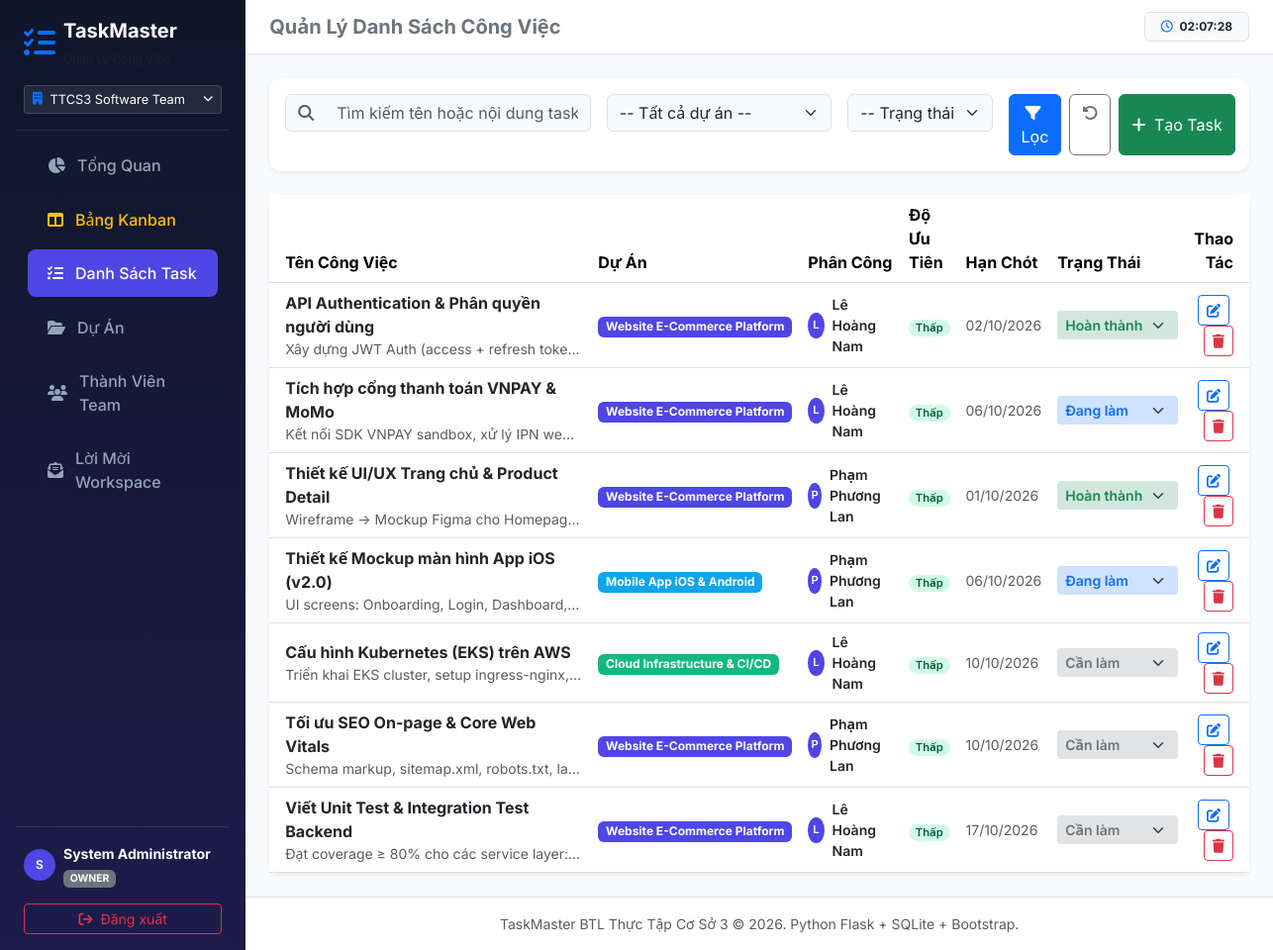
The page /tasks (signed in) on the database its author committed.
### tables this page shows
CREATE TABLE users (
    id           TEXT PRIMARY KEY,                    -- UUID v7
    username     TEXT UNIQUE NOT NULL,
    email        TEXT UNIQUE NOT NULL,
    password_hash TEXT NOT NULL,
    fullname     TEXT NOT NULL,
    avatar_url   TEXT,
    is_active    INTEGER NOT NULL DEFAULT 1,          -- 1=active, 0=disabled
    created_at   TEXT NOT NULL,                       -- ISO-8601 UTC
    updated_at   TEXT NOT NULL
);

CREATE TABLE tasks (
    id              TEXT PRIMARY KEY,                 -- UUID v7
    project_id      TEXT NOT NULL REFERENCES projects(id) ON DELETE CASCADE,
    workspace_id    TEXT NOT NULL REFERENCES workspaces(id) ON DELETE CASCADE,
    title           TEXT NOT NULL,
    description     TEXT,
    assignee_id     TEXT REFERENCES users(id) ON DELETE SET NULL,
    priority        TEXT NOT NULL DEFAULT 'Medium'
                        CHECK(priority IN ('Urgent','High','Medium','Low')),
    status          TEXT NOT NULL DEFAULT 'To Do'
                        CHECK(status IN ('To Do','In Progress','In Review','Completed','Cancelled')),
    due_date        TEXT,                            -- ISO date (YYYY-MM-DD)
    position        INTEGER NOT NULL DEFAULT 0,      -- Ordering within column
    created_by      TEXT NOT NULL REFERENCES users(id),
    created_at      TEXT NOT NULL,
    updated_by      TEXT REFERENCES users(id),
    updated_at      TEXT NOT NULL
);

CREATE TABLE projects (
    id              TEXT PRIMARY KEY,                 -- UUID v7
    workspace_id    TEXT NOT NULL REFERENCES workspaces(id) ON DELETE CASCADE,
    name            TEXT NOT NULL,
    description     TEXT,
    color           TEXT NOT NULL DEFAULT '#4f46e5', -- Hex color
    status          TEXT NOT NULL DEFAULT 'Active'
                        CHECK(status IN ('Active','Archived','Completed')),
    created_by      TEXT NOT NULL REFERENCES users(id),
    created_at      TEXT NOT NULL,
    updated_by      TEXT REFERENCES users(id),
    updated_at      TEXT NOT NULL
);

### app.py (the view)
@app.route('/tasks')
@login_required
def tasks():
    ws_id      = session.get('workspace_id')
    search     = request.args.get('search', '').strip()
    project_id = request.args.get('project_id', '')
    status     = request.args.get('status', '')
    priority   = request.args.get('priority', '')
    conn = get_db_connection()
    projects_list = conn.execute(
        "SELECT * FROM projects WHERE workspace_id = ? ORDER BY name", (ws_id,)
    ).fetchall()
    users_list = conn.execute(
        "SELECT * FROM users ORDER BY fullname"
    ).fetchall()
    query = '''
        SELECT t.*,
               p.name  AS project_name, p.color AS project_color,
               ua.fullname AS assignee_name,
               uc.fullname AS creator_name
        FROM tasks t
        LEFT JOIN projects p  ON t.project_id   = p.id
        LEFT JOIN users ua    ON t.assignee_id   = ua.id
        LEFT JOIN users uc    ON t.created_by    = uc.id
        WHERE t.workspace_id = ?
    '''
    params = [ws_id]
    if search:
        query += " AND (t.title LIKE ? OR t.description LIKE ?)"
        params += [f"%{search}%", f"%{search}%"]
    if project_id:
        query += " AND t.project_id = ?"
        params.append(project_id)
    if status:
        query += " AND t.status = ?"
        params.append(status)
    if priority:
        query += " AND t.priority = ?"
        params.append(priority)
    query += " ORDER BY CASE t.priority WHEN 'Urgent' THEN 1 WHEN 'High' THEN 2 WHEN 'Medium' THEN 3 ELSE 4 END, t.due_date ASC"
    tasks_list = conn.execute(query, params).fetchall()
    conn.close()
    return render_template('tasks.html',
                           tasks=tasks_list,
                           projects=projects_list,
                           users=users_list,
                           search=search,
                           project_id=project_id,
                           status=status,
                           priority=priority)

### templates/tasks.html (shortened to what this page needs)
{% extends 'base.html' %}
{% block header_title %}Quản Lý Danh Sách Công Việc{% endblock %}
{% block content %}
<div class="card border-0 shadow-sm mb-4">
    <div class="card-body">
        <form method="GET" action="{{ url_for('tasks') }}" class="row g-3">
            <div class="col-md-4">
                <div class="input-group">
                    <span class="input-group-text bg-light border-end-0"><i class="fa-solid fa-magnifying-glass text-muted"></i></span>
                    <input type="text" name="search" class="form-control bg-light border-start-0" placeholder="Tìm kiếm tên hoặc nội dung task..." value="{{ search }}">
                </div>
            </div>
            <div class="col-md-3">
                <select name="project_id" class="form-select bg-light">
                    <option value="">-- Tất cả dự án --</option>
                </select>
            </div>
            <div class="col-md-2">
                <select name="status" class="form-select bg-light">
                    <option value="">-- Trạng thái --</option>
                </select>
            </div>
            <div class="col-md-3 d-flex gap-2">
                <button type="submit" class="btn btn-primary flex-grow-1"><i class="fa-solid fa-filter me-1"></i> Lọc</button>
                <a href="{{ url_for('tasks') }}" class="btn btn-outline-secondary"><i class="fa-solid fa-rotate-left"></i></a>
                <button type="button" class="btn btn-success text-nowrap" data-bs-toggle="modal" data-bs-target="#addTaskModal">
                    <i class="fa-solid fa-plus me-1"></i> Tạo Task
                </button>
            </div>
        </form>
    </div>
</div>
<div class="card border-0 shadow-sm">
    <div class="card-body p-0">
        <div class="table-responsive">
            <table class="table table-hover align-middle mb-0">
                <thead>
                    <tr>
                        <th class="ps-3">Tên Công Việc</th>
                        <th>Dự Án</th>
                        <th>Phân Công</th>
                        <th>Độ Ưu Tiên</th>
                        <th>Hạn Chót</th>
                        <th>Trạng Thái</th>
                        <th class="text-end pe-3">Thao Tác</th>
                    </tr>
                </thead>
                <tbody>
                    {% for t in tasks %}
                    <tr>
                        <td class="ps-3">
                            <a href="{{ url_for('task_detail', id=t['id']) }}" class="fw-bold text-dark text-decoration-none">
                                {{ t['title'] }}
                            </a>
                            {% if t['description'] %}
                            <div class="small text-muted text-truncate d-block" style="max-width: 300px;">{{ t['description'] }}</div>
                            {% endif %}
                        </td>
                        <td>
                            {% if t['project_name'] %}
                            <span class="badge" style="{{ 'background-color: ' ~ t['project_color'] ~ ';' }}">{{ t['project_name'] }}</span>
                            {% else %}<span class="text-muted">-</span>{% endif %}
                        </td>
                        <td>
                            <div class="d-flex align-items-center">
                                <div class="avatar-circle me-2" style="width: 26px; height: 26px; font-size: 0.7rem;">
                                    {{ t['assignee_name'][0] if t['assignee_name'] else '?' }}
                                </div>
                                <small class="fw-semibold text-dark">{{ t['assignee_name'] or 'Chưa phân công' }}</small>
                            </div>
                        </td>
                        <td>
                            {% if t['priority'] == 'Khẩn cấp' %}
                                <span class="badge badge-priority badge-urgent">Khẩn cấp</span>
                            {% elif t['priority'] == 'Cao' %}
                                <span class="badge badge-priority badge-high">Cao</span>
                            {% elif t['priority'] == 'Trung bình' %}
                                <span class="badge badge-priority badge-medium">Trung bình</span>
                            {% else %}
                                <span class="badge badge-priority badge-low">Thấp</span>
                            {% endif %}
                        </td>
                        <td class="small {% if t['due_date'] | is_overdue(t['status']) %}text-danger fw-bold{% else %}text-muted{% endif %}">
                            {{ t['due_date'] | date_format }}
                        </td>
                        <td>
                            <form action="{{ url_for('task_quick_status', id=t['id']) }}" method="POST" class="d-inline">
                                <select name="status" class="form-select form-select-sm d-inline-block w-auto border-0 fw-semibold
                                    {% if t['status'] == 'Completed' %}bg-success-subtle text-success
                                    {% elif t['status'] == 'In Progress' %}bg-primary-subtle text-primary
                                    {% else %}bg-secondary-subtle text-secondary{% endif %}" onchange="this.form.submit()">
                                    <option value="To Do" {% if t['status'] == 'To Do' %}selected{% endif %}>Cần làm</option>
                                    <option value="In Progress" {% if t['status'] == 'In Progress' %}selected{% endif %}>Đang làm</option>
                                    <option value="Completed" {% if t['status'] == 'Completed' %}selected{% endif %}>Hoàn thành</option>
                                </select>
                            </form>
                        </td>
                        <td class="text-end pe-3">
                            <button class="btn btn-sm btn-outline-primary me-1" data-bs-toggle="modal" data-bs-target="#editTaskModal{{ t['id'] }}">
                                <i class="fa-solid fa-pen-to-square"></i>
                            </button>
                            <form action="{{ url_for('task_delete', id=t['id']) }}" method="POST" class="d-inline" onsubmit="return confirm('Bạn có chắc chắn muốn xóa task này?');">
                                <button type="submit" class="btn btn-sm btn-outline-danger">
                                    <i class="fa-solid fa-trash"></i>
                                </button>
                            </form>
                        </td>
                    </tr>
                    {% else %}
                    <tr>
                        <td colspan="7" class="text-center text-muted py-5">Không tìm thấy công việc nào phù hợp.</td>
                    </tr>
                    {% endfor %}
                </tbody>
            </table>
        </div>
    </div>
</div>
{% endblock %}

### templates/base.html (shortened to what this page needs)
<!DOCTYPE html>
<html lang="vi">
<head>
    <link href="https://cdn.jsdelivr.net/npm/bootstrap@5.3.2/dist/css/bootstrap.min.css" rel="stylesheet">
    <link href="https://cdnjs.cloudflare.com/ajax/libs/font-awesome/6.4.2/css/all.min.css" rel="stylesheet">
    <link href="{{ url_for('static', filename='css/style.css') }}" rel="stylesheet">
</head>
<body>
    <div class="d-flex">
        {% if session.get('user_id') %}
        <aside class="sidebar d-flex flex-column p-3">
            <a href="{{ url_for('dashboard') }}" class="d-flex align-items-center text-white text-decoration-none mb-3 px-2">
                <i class="fa-solid fa-list-check fa-2x text-primary me-2"></i>
                <div>
                    <span class="fs-5 fw-bold d-block">TaskMaster</span>
                    <small class="text-muted" style="font-size: 0.75rem;">Quản Lý Công Việc</small>
                </div>
            </a>
            {% if active_workspace_name %}
            <div class="dropdown mb-2 px-2">
                <button class="btn btn-sm w-100 text-start d-flex align-items-center gap-2 text-white"
                        style="background: rgba(255,255,255,0.08); border-color: rgba(255,255,255,0.15);"
                        data-bs-toggle="dropdown" aria-expanded="false">
                    <i class="fa-solid fa-building text-primary" style="font-size:0.8rem;"></i>
                    <span class="text-truncate flex-grow-1" style="font-size:0.8rem; max-width:150px;">{{ active_workspace_name }}</span>
                    <i class="fa-solid fa-chevron-down" style="font-size:0.65rem;"></i>
                </button>
            </div>
            {% endif %}
            <hr class="text-secondary my-2">
            <ul class="nav nav-pills flex-column mb-auto">
                <li class="nav-item">
                    <a href="{{ url_for('dashboard') }}" class="nav-link {% if request.endpoint == 'dashboard' %}active{% endif %}">
                        <i class="fa-solid fa-chart-pie"></i> Tổng Quan
                    </a>
                </li>
                <li>
                    <a href="{{ url_for('kanban') }}" class="nav-link text-warning {% if request.endpoint == 'kanban' %}active{% endif %}">
                        <i class="fa-solid fa-table-columns"></i> Bảng Kanban
                    </a>
                </li>
                <li>
                    <a href="{{ url_for('tasks') }}" class="nav-link {% if request.endpoint in ['tasks', 'task_detail'] %}active{% endif %}">
                        <i class="fa-solid fa-tasks"></i> Danh Sách Task
                    </a>
                </li>
                <li>
                    <a href="{{ url_for('projects') }}" class="nav-link {% if request.endpoint == 'projects' %}active{% endif %}">
                        <i class="fa-solid fa-folder-open"></i> Dự Án
                    </a>
                </li>
                <li>
                    <a href="{{ url_for('members') }}" class="nav-link {% if request.endpoint == 'members' %}active{% endif %}">
                        <i class="fa-solid fa-users"></i> Thành Viên Team
                    </a>
                </li>
                <li>
                    <a href="{{ url_for('invitations') }}" class="nav-link {% if request.endpoint == 'invitations' %}active{% endif %}">
                        <i class="fa-solid fa-envelope-open-text"></i> Lời Mời Workspace
                    </a>
                </li>
            </ul>
            <hr class="text-secondary">
            <div class="px-2">
                <div class="d-flex align-items-center mb-2">
                    <div class="avatar-circle me-2">
                        {{ current_user[0] | upper if current_user else 'U' }}
                    </div>
                    <div>
                        <div class="fw-bold text-white small">{{ current_user }}</div>
                        <span class="badge bg-secondary" style="font-size: 0.65rem;">{{ current_role | upper }}</span>
                    </div>
                </div>
                <a href="{{ url_for('logout') }}" class="btn btn-outline-danger btn-sm w-100 mt-2">
                    <i class="fa-solid fa-arrow-right-from-bracket me-1"></i> Đăng xuất
                </a>
            </div>
        </aside>
        {% endif %}
        <div class="main-wrapper">
            {% if session.get('user_id') %}
            <header class="top-navbar d-flex justify-content-between align-items-center">
                <div class="d-flex align-items-center">
                    <h5 class="mb-0 fw-bold text-secondary">
                        {% block header_title %}Hệ Thống Quản Lý Công Việc & Dự Án{% endblock %}
                    </h5>
                </div>
                <div class="d-flex align-items-center gap-3">
                    <span class="badge bg-light text-dark border px-3 py-2">
                        <i class="fa-regular fa-clock me-1 text-primary"></i> <span id="clock-display">--:--:--</span>
                    </span>
                </div>
            </header>
            {% endif %}
            <div class="container-fluid p-4">
                {% block content %}{% endblock %}
            </div>
            <footer class="mt-auto py-3 bg-white border-top text-center text-muted small">
                <div class="container">
                    <span>TaskMaster BTL Thực Tập Cơ Sở 3 &copy; 2026. Python Flask + SQLite + Bootstrap.</span>
                </div>
            </footer>
        </div>
    </div>
</body>
</html>

### rows shown on the page
users: fullname "System Administrator"
tasks: title "API Authentication & Phân quyền người dùng", description "Xây dựng JWT Auth (access + refresh toke…", project_name "Website E-Commerce Platform", fullname "L", fullname "Lê Hoàng Nam", priority "Thấp", due_date "02/10/2026", status "Hoàn thành"
tasks: title "Tích hợp cổng thanh toán VNPAY & MoMo", description "Kết nối SDK VNPAY sandbox, xử lý IPN we…", project_name "Website E-Commerce Platform", fullname "L", fullname "Lê Hoàng Nam", priority "Thấp", due_date "06/10/2026", status "Đang làm"
tasks: title "Thiết kế UI/UX Trang chủ & Product Detail", description "Wireframe → Mockup Figma cho Homepag…", project_name "Website E-Commerce Platform", fullname "P", fullname "Phạm Phương Lan", priority "Thấp", due_date "01/10/2026", status "Hoàn thành"
tasks: title "Thiết kế Mockup màn hình App iOS (v2.0)", description "UI screens: Onboarding, Login, Dashboard,…", project_name "Mobile App iOS & Android", fullname "P", fullname "Phạm Phương Lan", priority "Thấp", due_date "06/10/2026", status "Đang làm"
tasks: title "Cấu hình Kubernetes (EKS) trên AWS", description "Triển khai EKS cluster, setup ingress-nginx,…", project_name "Cloud Infrastructure & CI/CD", fullname "L", fullname "Lê Hoàng Nam", priority "Thấp", due_date "10/10/2026", status "Cần làm"
tasks: title "Tối ưu SEO On-page & Core Web Vitals", description "Schema markup, sitemap.xml, robots.txt, la…", project_name "Website E-Commerce Platform", fullname "P", fullname "Phạm Phương Lan", priority "Thấp", due_date "10/10/2026", status "Cần làm"
tasks: title "Viết Unit Test & Integration Test Backend", description "Đạt coverage ≥ 80% cho các service layer:…", project_name "Website E-Commerce Platform", fullname "L", fullname "Lê Hoàng Nam", priority "Thấp", due_date "17/10/2026", status "Cần làm"

### other values the page prints
{{ active_workspace_name }} "TTCS3 Software Team"
{{ current_user[0] | upper if current_user else 'U' }} "S"
{{ current_role | upper }} "OWNER"
